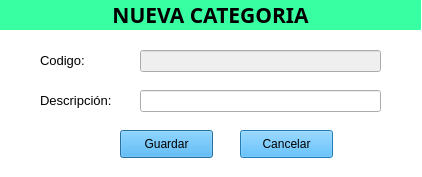
<?xml version="1.0" encoding="UTF-8"?>
<ui version="4.0">
 <class>Dialog</class>
 <widget class="QDialog" name="Dialog">
  <property name="enabled">
   <bool>true</bool>
  </property>
  <property name="geometry">
   <rect>
    <x>0</x>
    <y>0</y>
    <width>422</width>
    <height>177</height>
   </rect>
  </property>
  <property name="minimumSize">
   <size>
    <width>422</width>
    <height>177</height>
   </size>
  </property>
  <property name="maximumSize">
   <size>
    <width>422</width>
    <height>177</height>
   </size>
  </property>
  <property name="windowTitle">
   <string>Dialog</string>
  </property>
  <property name="styleSheet">
   <string notr="true">QDialog{
background-color:#ffffff
}</string>
  </property>
  <widget class="QLabel" name="label">
   <property name="geometry">
    <rect>
     <x>0</x>
     <y>0</y>
     <width>421</width>
     <height>30</height>
    </rect>
   </property>
   <property name="minimumSize">
    <size>
     <width>0</width>
     <height>30</height>
    </size>
   </property>
   <property name="maximumSize">
    <size>
     <width>16777215</width>
     <height>30</height>
    </size>
   </property>
   <property name="font">
    <font>
     <family>Goldman</family>
     <pointsize>16</pointsize>
     <weight>75</weight>
     <bold>true</bold>
    </font>
   </property>
   <property name="styleSheet">
    <string notr="true">QLabel{
background-color:#39ffa3
}</string>
   </property>
   <property name="text">
    <string>NUEVA CATEGORIA</string>
   </property>
   <property name="alignment">
    <set>Qt::AlignCenter</set>
   </property>
  </widget>
  <widget class="QLabel" name="label_2">
   <property name="geometry">
    <rect>
     <x>40</x>
     <y>50</y>
     <width>71</width>
     <height>21</height>
    </rect>
   </property>
   <property name="font">
    <font>
     <pointsize>10</pointsize>
    </font>
   </property>
   <property name="text">
    <string>Codigo:</string>
   </property>
  </widget>
  <widget class="QLineEdit" name="lineEdit_nuevoCodCategoria">
   <property name="enabled">
    <bool>false</bool>
   </property>
   <property name="geometry">
    <rect>
     <x>140</x>
     <y>50</y>
     <width>241</width>
     <height>22</height>
    </rect>
   </property>
   <property name="dragEnabled">
    <bool>false</bool>
   </property>
  </widget>
  <widget class="QLineEdit" name="lineEdit_nuevoCodCategoria_2">
   <property name="geometry">
    <rect>
     <x>140</x>
     <y>90</y>
     <width>241</width>
     <height>22</height>
    </rect>
   </property>
  </widget>
  <widget class="QLabel" name="label_3">
   <property name="geometry">
    <rect>
     <x>40</x>
     <y>90</y>
     <width>101</width>
     <height>21</height>
    </rect>
   </property>
   <property name="font">
    <font>
     <pointsize>10</pointsize>
    </font>
   </property>
   <property name="text">
    <string>Descripción:</string>
   </property>
  </widget>
  <widget class="QPushButton" name="bt_GuardarCategoria">
   <property name="geometry">
    <rect>
     <x>120</x>
     <y>130</y>
     <width>93</width>
     <height>28</height>
    </rect>
   </property>
   <property name="styleSheet">
    <string notr="true">QPushButton{
background-color:#2caeff;
}

QPushButton:hover{
background-color:#39ffa3;
}</string>
   </property>
   <property name="text">
    <string>Guardar</string>
   </property>
  </widget>
  <widget class="QPushButton" name="bt_CancelarCategoria">
   <property name="geometry">
    <rect>
     <x>240</x>
     <y>130</y>
     <width>93</width>
     <height>28</height>
    </rect>
   </property>
   <property name="styleSheet">
    <string notr="true">QPushButton{
background-color:#2caeff;
}

QPushButton:hover{
background-color:#39ffa3;
}</string>
   </property>
   <property name="text">
    <string>Cancelar</string>
   </property>
  </widget>
 </widget>
 <resources/>
 <connections/>
</ui>
